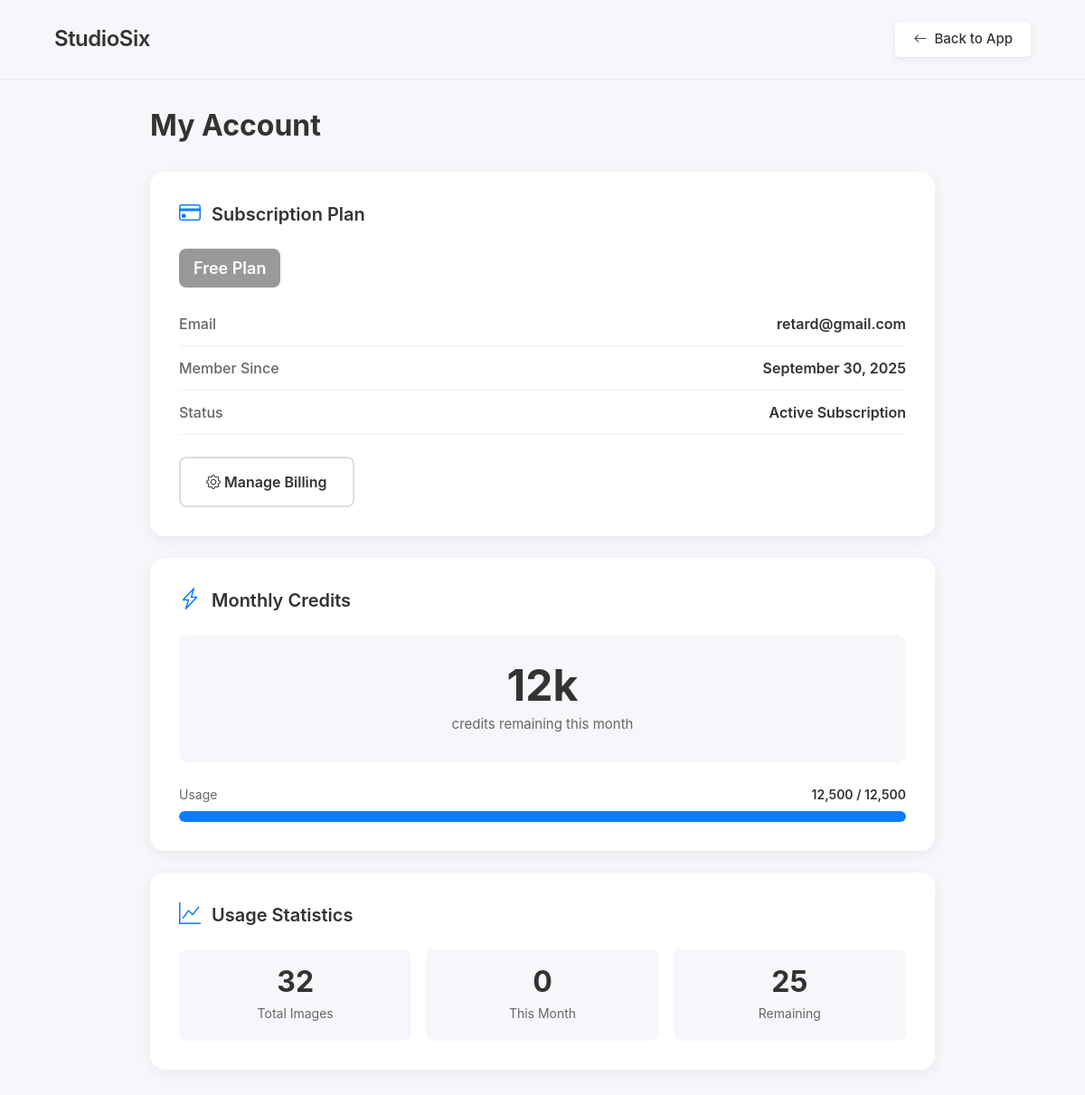
The app's page /account (signed in) with its own data.
### app.py (models this page shows, shortened)
class User(UserMixin, db.Model):
    id = db.Column(db.Integer, primary_key=True)
    email = db.Column(db.String(120), unique=True, nullable=False)
    password_hash = db.Column(db.String(200), nullable=False)
    created_at = db.Column(db.DateTime, default=datetime.utcnow)
    generation_count = db.Column(db.Integer, default=0)
    is_subscribed = db.Column(db.Boolean, default=False, nullable=False)
    stripe_customer_id = db.Column(db.String(120), nullable=True)
    plan_tier = db.Column(db.String(20), default='free')  # 'free', 'starter', 'creator', 'enterprise', 'legacy_pro'
    credits_remaining = db.Column(db.Integer, default=7500)  # Free tier gets 7,500 credits (15 images)
    credits_limit = db.Column(db.Integer, default=7500)
    credits_reset_date = db.Column(db.DateTime, nullable=True)
    generations = db.relationship('Generation', backref='user', lazy=True, order_by='Generation.created_at.desc()')

### app.py (the view)
@app.route("/account")
@login_required
def account():
    return render_template("account.html", user=current_user)

### app.py (called while the page is built)
@login_manager.user_loader
def load_user(user_id):
    return User.query.get(int(user_id))

@app.template_filter('format_number')
def format_number(value):
    try:
        return "{:,}".format(int(value))
    except (ValueError, TypeError):
        return value

### templates/account.html (shortened to what this page needs)
<!DOCTYPE html>
<html lang="en">
<head>
  <link rel="stylesheet" href="https://rsms.me/inter/inter.css">
  <link href="https://cdn.jsdelivr.net/npm/bootstrap@5.3.0/dist/css/bootstrap.min.css" rel="stylesheet" />
  <link rel="stylesheet" href="https://cdn.jsdelivr.net/npm/bootstrap-icons@1.11.0/font/bootstrap-icons.css">
</head>
<body>
  <div class="site-header">
    <a href="{{ url_for('index') }}" class="site-logo">StudioSix</a>
    <a href="{{ url_for('index') }}" class="back-link">
      <i class="bi bi-arrow-left"></i>
      Back to App
    </a>
  </div>
  <div class="account-container">
    <h1 class="page-title">My Account</h1>
    <div class="account-card">
      <h2 class="card-title">
        <i class="bi bi-credit-card"></i>
        Subscription Plan
      </h2>
      {% if user.plan_tier == 'free' %}
        <div class="plan-badge free">Free Plan</div>
      {% elif user.plan_tier == 'starter' %}
        <div class="plan-badge starter">Starter Plan</div>
      {% elif user.plan_tier == 'creator' %}
        <div class="plan-badge creator">Creator Plan</div>
      {% elif user.plan_tier == 'enterprise' %}
        <div class="plan-badge enterprise">Enterprise Plan</div>
      {% elif user.plan_tier == 'legacy_pro' %}
        <div class="plan-badge creator">Legacy Pro Plan</div>
      {% else %}
        <div class="plan-badge free">Free Plan</div>
      {% endif %}
      <div class="info-row">
        <span class="info-label">Email</span>
        <span class="info-value">{{ user.email }}</span>
      </div>
      <div class="info-row">
        <span class="info-label">Member Since</span>
        <span class="info-value">{{ user.created_at.strftime('%B %d, %Y') }}</span>
      </div>
      <div class="info-row">
        <span class="info-label">Status</span>
        <span class="info-value">{{ 'Active Subscription' if user.is_subscribed else 'Free Tier' }}</span>
      </div>
      <div class="button-group">
        {% if user.is_subscribed %}
          <a href="{{ url_for('billing_portal') }}" class="btn-secondary-custom">
            <i class="bi bi-gear"></i> Manage Billing
          </a>
        {% else %}
          <a href="{{ url_for('upgrade') }}" class="btn-primary-custom">
            <i class="bi bi-arrow-up-circle"></i> Upgrade Plan
          </a>
        {% endif %}
      </div>
    </div>
    <div class="account-card">
      <h2 class="card-title">
        <i class="bi bi-lightning-charge"></i>
        Monthly Credits
      </h2>
      <div class="credits-display">
        <div class="credits-number">{{ (user.credits_remaining | default(0) / 1000) | int }}k</div>
        <div class="credits-label">credits remaining this month</div>
      </div>
      <div class="credit-bar-container">
        <div class="credit-bar-label">
          <span>Usage</span>
          <span class="credit-count">{{ user.credits_remaining | default(0) | int | format_number }} / {{ user.credits_limit | default(0) | int | format_number }}</span>
        </div>
        <div class="credit-bar-bg">
          <div class="credit-bar-fill" style="width: {{ ((user.credits_remaining | default(0) / user.credits_limit | default(1)) * 100) | int }}%"></div>
        </div>
      </div>
    </div>
    <div class="account-card">
      <h2 class="card-title">
        <i class="bi bi-graph-up"></i>
        Usage Statistics
      </h2>
      <div class="stats-grid">
        <div class="stat-box">
          <div class="stat-number">{{ user.generation_count | default(0) }}</div>
          <div class="stat-label">Total Images</div>
        </div>
        <div class="stat-box">
          <div class="stat-number">{{ ((user.credits_limit | default(0) - user.credits_remaining | default(0)) / 500) | int }}</div>
          <div class="stat-label">This Month</div>
        </div>
        <div class="stat-box">
          <div class="stat-number">{{ (user.credits_remaining | default(0) / 500) | int }}</div>
          <div class="stat-label">Remaining</div>
        </div>
      </div>
    </div>
  </div>
</body>
</html>

### templates/account.html (style rules this page uses)
:root { --bg-light: #f7f7fb; --text-light: #000; --chatgpt-blue: #0a7cff; --header-height: 3rem; }
body { background-color: var(--bg-light); font-family: 'Inter', sans-serif; color: var(--text-light); padding-top: calc(1.5rem + var(--header-height)); min-height: 100vh; }
.site-header { position: fixed; top: 0; left: 0; right: 0; background: var(--bg-light); padding: 1.5rem 5%; display: flex; justify-content: space-between; align-items: center; z-index: 1000; border-bottom: 1px solid rgba(0,0,0,0.05); }
.site-logo { font-size: 1.5rem; font-weight: 600; color: #333; letter-spacing: -0.02em; text-decoration: none; }
.back-link { padding: 0.5rem 1.25rem; background: white; color: #333; border: none; border-radius: 0.375rem; text-decoration: none; font-size: 0.9375rem; font-weight: 500; transition: all 0.2s ease; box-shadow: 0 2px 8px rgba(0, 0, 0, 0.08); display: inline-flex; align-items: center; gap: 0.5rem; }
.account-container { max-width: 900px; margin: 3rem auto; padding: 0 1rem; }
.page-title { font-size: 2rem; font-weight: 700; margin-bottom: 2rem; color: #333; }
.account-card { background: white; border-radius: 1rem; padding: 2rem; box-shadow: 0 4px 16px rgba(0,0,0,0.06); margin-bottom: 1.5rem; }
.card-title { font-size: 1.25rem; font-weight: 600; margin-bottom: 1.5rem; color: #333; display: flex; align-items: center; gap: 0.75rem; }
.card-title i { color: var(--chatgpt-blue); font-size: 1.5rem; }
.plan-badge { display: inline-block; padding: 0.5rem 1rem; background: var(--chatgpt-blue); color: white; border-radius: 0.5rem; font-weight: 600; font-size: 1.125rem; margin-bottom: 1rem; }
.plan-badge.free { background: #999; }
.info-row { display: flex; justify-content: space-between; padding: 0.75rem 0; border-bottom: 1px solid #f0f0f0; }
.info-label { color: #666; font-weight: 500; }
.info-value { color: #333; font-weight: 600; }
.credits-display { text-align: center; padding: 2rem; background: var(--bg-light); border-radius: 0.75rem; margin-bottom: 1.5rem; }
.credits-number { font-size: 3rem; font-weight: 700; color: #333; line-height: 1; margin-bottom: 0.5rem; }
.credits-label { color: #666; font-size: 0.9375rem; }
.credit-bar-container { margin-top: 1.5rem; }
.credit-bar-label { font-size: 0.875rem; color: #666; margin-bottom: 0.5rem; display: flex; justify-content: space-between; align-items: center; }
.credit-count { font-weight: 600; color: #333; }
.credit-bar-bg { width: 100%; height: 12px; background: #e0e0e0; border-radius: 6px; overflow: hidden; }
.credit-bar-fill { height: 100%; background: var(--chatgpt-blue); border-radius: 6px; transition: width 0.3s ease; }
.stats-grid { display: grid; grid-template-columns: repeat(auto-fit, minmax(200px, 1fr)); gap: 1rem; margin-top: 1rem; }
.stat-box { background: var(--bg-light); padding: 1.25rem; border-radius: 0.5rem; text-align: center; }
.stat-number { font-size: 2rem; font-weight: 700; color: #333; line-height: 1; margin-bottom: 0.5rem; }
.stat-label { color: #666; font-size: 0.875rem; }
.btn-secondary-custom { display: inline-block; padding: 0.875rem 1.75rem; background: transparent; color: #333; text-decoration: none; border-radius: 0.5rem; font-weight: 600; transition: all 0.3s ease; border: 2px solid #ddd; font-size: 1rem; cursor: pointer; }
.button-group { display: flex; gap: 1rem; margin-top: 1.5rem; flex-wrap: wrap; }

### records on screen
User: email "retard@gmail.com", created_at "September 30, 2025", is_subscribed "Active Subscription", (user.credits_remaining|default(0)/1000)|int "12", credits_remaining "12,500", credits_limit "12,500", generation_count "32", credits_limit+credits_remaining "0", (user.credits_remaining|default(0)/500)|int "25"
